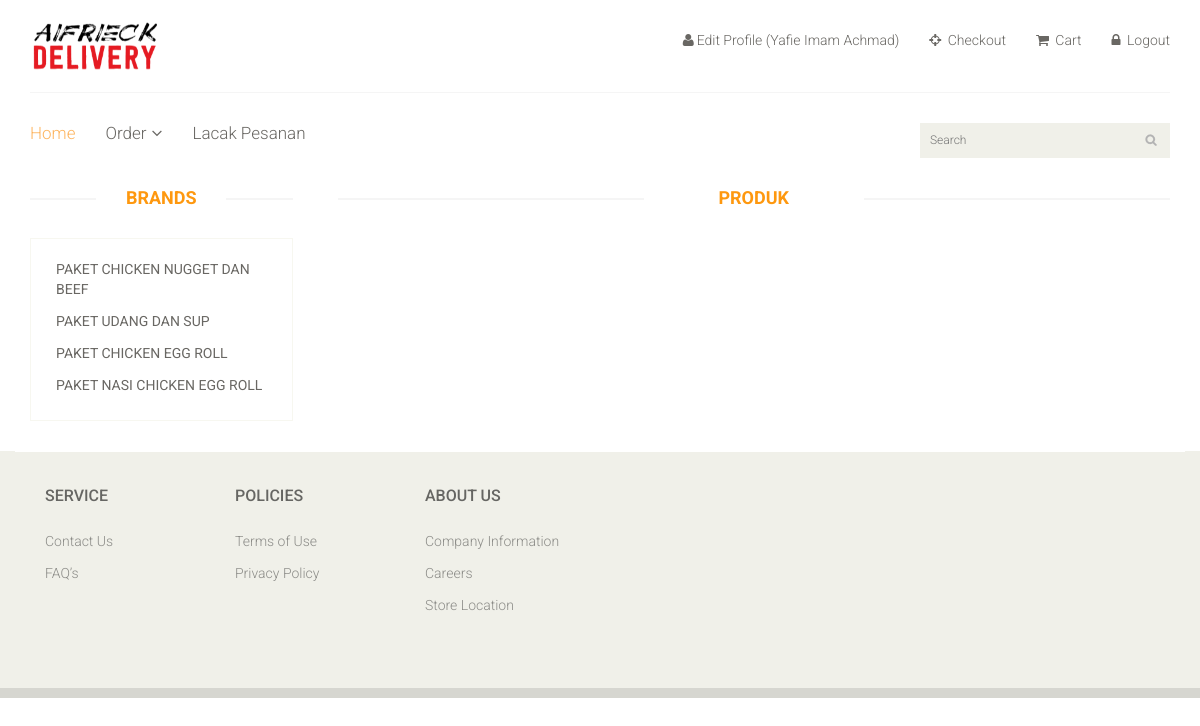
The app's page /aifrieck/paket.php (signed in) with its own data.
### tables this page shows
CREATE TABLE `paket` (
  `id_paket` int(10) NOT NULL,
  `nama_paket` varchar(100) NOT NULL,
  `foto` varchar(100) NOT NULL,
  `deskripsi` varchar(200) NOT NULL,
  `harga` int(50) NOT NULL,
  `stok` int(50) NOT NULL
);

### aifrieck/paket.php (the view, shortened to what this page needs)
<!DOCTYPE html>
<html lang="en">
<head>
	<?php
	include "conn.php";
	?>
    <link href="css/bootstrap.min.css" rel="stylesheet">
    <link href="css/font-awesome.min.css" rel="stylesheet">
    <link href="css/prettyPhoto.css" rel="stylesheet">
    <link href="css/price-range.css" rel="stylesheet">
    <link href="css/animate.css" rel="stylesheet">
	<link href="css/main.css" rel="stylesheet">
	<link href="css/responsive.css" rel="stylesheet">
</head>
<body>
	<header id="header">
		<div class="header-middle">
			<div class="container">
				<div class="row">
					<div class="col-sm-4">
						<div class="logo pull-left">
							<a href="index.php"><img style="width:130px" src="images/home/logo1.png" alt="" /></a>
						</div>
					</div>
					<div class="col-sm-8">
						<div class="shop-menu pull-right">
							<ul class="nav navbar-nav">
								<?php
				                if(isset($_SESSION['username']))
				                {
				                    if($_SESSION['level'] == "admin"){
				                        header('location:admin/index.php');
				                    }else if($_SESSION['level'] == "user"){
				                ?>
								<li><a href="profile.php?id_user=<?php echo $_SESSION['id_user']; ?>"><i class="fa fa-user"></i>Edit Profile (<?php echo $_SESSION['fullname']; ?>)</a></li>
								<li><a href="checkout.php"><i class="fa fa-crosshairs"></i> Checkout</a></li>
								<li><a href="cart.php"><i class="fa fa-shopping-cart"></i> Cart</a></li>
								<li><a href="logout.php"><i class="fa fa-lock"></i> Logout</a></li>
								<?php
									}
								}else{
								?>
								<li><a href="login.php"><i class="fa fa-lock"></i> Login</a></li>
								<?php
								}
								?>
							</ul>
						</div>
					</div>
				</div>
			</div>
		</div>
		<div class="header-bottom">
			<div class="container">
				<div class="row">
					<div class="col-sm-9">
						<div class="mainmenu pull-left">
							<ul class="nav navbar-nav collapse navbar-collapse">
								<li><a href="index.php" class="active">Home</a></li>
								<li class="dropdown"><a href="#">Order<i class="fa fa-angle-down"></i></a>
                                </li>
                                <?php
						        if(isset($_SESSION['username']))
						        {
						            if($_SESSION['level'] == "admin"){
						                header('location:admin/index.php');
						            }else if($_SESSION['level'] == "user"){
						        ?>
								<li><a href="contact-us.php">Lacak Pesanan</a></li>
								<?php
									}
								}
								?>
							</ul>
						</div>
					</div>
					<div class="col-sm-3">
						<div class="search_box pull-right">
								<form name="form" action="" method="get" >
								 <input type="text" name="pencarian" id="pencarian" placeholder="Search" style="width:250px; background-position:225px; outline:medium none; padding-left:10px;" onkeypress="handle(event)" onfocusout="hideSearch1()"/>
								</form>
						</div>
					</div>
				</div>
			</div>
		</div>
	</header>
	<section>
		<div class="container">
			<div class="row">
				<div class="col-sm-3">
					<div class="left-sidebar">
						<div class="brands_products">
							<h2>Brands</h2>
							<div class="brands-name">
								<ul class="nav nav-pills nav-stacked">
									<?php
									$hasil=  mysqli_query($connect, "SELECT * FROM paket");
						            while($baris=mysqli_fetch_array($hasil))
						            {
						            	$nama = str_replace(" ", "", $baris['nama_paket']);
						            	$nama2 = str_replace("-", "", $nama);
						            	$nama3 = strtolower($nama2);
									?>
									<li><a href="javascript:void(0)" onclick="showDiv1('<?php echo $nama3; ?>');"><?php echo $baris['nama_paket']; ?></a></li>
							<?php
							}
							?>
								</ul>
							</div>
						</div>
					</div>
				</div>
				<div class="col-sm-9 padding-right">
					<div class="features_items">
						<h2 class="title text-center">Produk</h2>
					</div>
				</div>
			</div>
		</div>
	</section>
	<footer id="footer">
		<div class="footer-widget" >
			<div class="container" >
					<div class="col-sm-2" >
						<div class="single-widget">
							<h2>Service</h2>
							<ul class="nav nav-pills nav-stacked">
								<li><a href="#">Contact Us</a></li>
								<li><a href="#">FAQ’s</a></li>
							</ul>
						</div>
					</div>
					<div class="col-sm-2">
						<div class="single-widget">
							<h2>Policies</h2>
							<ul class="nav nav-pills nav-stacked">
								<li><a href="#">Terms of Use</a></li>
								<li><a href="#">Privacy Policy</a></li>
							</ul>
						</div>
					</div>
					<div class="col-sm-2">
						<div class="single-widget">
							<h2>About Us</h2>
							<ul class="nav nav-pills nav-stacked">
								<li><a href="#">Company Information</a></li>
								<li><a href="#">Careers</a></li>
								<li><a href="#">Store Location</a></li>
							</ul>
						</div>
					</div>
			</div>
		</div>
		<div class="footer-bottom">
		</div>
	</footer>
</body>
</html>

### aifrieck/css/main.css (style rules this page uses)
body { font-family: 'Roboto', sans-serif; background:; position: relative; font-weight:400px; }
ul li { list-style: none; }
a { -webkit-transition: 300ms; -moz-transition: 300ms; -o-transition: 300ms; transition: 300ms; }
h1, h2, h3, h4, h5, h6 { font-family: 'Roboto', sans-serif; }
.header-middle .container .row { border-bottom: 1px solid #f5f5f5; margin-left: 0; margin-right: 0; padding-bottom: 20px; padding-top: 20px; }
.header-middle .container .row .col-sm-4 { padding-left: 0; }
.header-middle .container .row .col-sm-8 { padding-right:0; }
.shop-menu ul li { display:inline-block; padding-left: 15px; padding-right: 15px; }
.shop-menu ul li:last-child { padding-right: 0; }
.shop-menu ul li a { background: #FFFFFF; color: #696763; font-family: 'Roboto', sans-serif; font-size: 14px; font-weight: 300; padding:0; padding-right: 0; margin-top: 10px; }
.shop-menu ul li a i { margin-right:3px; }
.header-bottom { padding-bottom: 30px; padding-top: 30px; }
.navbar-collapse.collapse { padding-left: 0; }
.mainmenu ul li { padding-right: 15px; padding-left: 15px; }
.mainmenu ul li:first-child { padding-left: 0px; }
.mainmenu ul li a { color: #696763; font-family: 'Roboto', sans-serif; font-size: 17px; font-weight: 300; padding: 0; padding-bottom: 10px; }
.mainmenu ul li a:hover, .mainmenu ul li a.active, .shop-menu ul li a.active { background:none; color:#fdb45e; }
.search_box input { background: #F0F0E9; border: medium none; color: #B2B2B2; font-family: 'roboto'; font-size: 12px; font-weight: 300; height: 35px; outline: medium none; padding-left: 10px; background-image: url(../images/home/searchicon.png); background-repeat: no-repeat; background-position: 130px; }
.fa-angle-down { padding-left: 5px; }
#footer { background: #F0F0E9; }
.footer-widget { margin-bottom: 68px; }
.footer-widget .container { border-top: 1px solid #FFFFFF; padding-top: 15px; }
.single-widget h2 { color: #666663; font-family: 'Roboto', sans-serif; font-size: 16px; font-weight: 500; margin-bottom: 22px; text-transform: uppercase; }
.single-widget ul li a { color: #8C8C88; font-family: 'Roboto', sans-serif; font-size: 14px; font-weight: 300; padding: 5px 0; }
.footer-bottom { background: #D6D6D0; padding-top: 10px; }
.left-sidebar h2, .brands_products h2 { color: #FE980F; font-family: 'Roboto', sans-serif; font-size: 18px; font-weight: 700; margin: 0 auto 30px; text-align: center; text-transform: uppercase; position: relative; z-index:3; }
.left-sidebar h2:after, h2.title:after { content: " "; position: absolute; border: 1px solid #f5f5f5; bottom:8px; left: 0; width: 100%; height: 0; z-index: -2; }
.left-sidebar h2:before { content: " "; position: absolute; background: #fff; bottom: -6px; width: 130px; height: 30px; z-index: -1; left: 50%; margin-left: -65px; }
h2.title:before { content: " "; position: absolute; background: #fff; bottom: -6px; width: 220px; height: 30px; z-index: -1; left: 50%; margin-left: -110px; }
.brands-name { border: 1px solid #F7F7F0; padding-bottom: 20px; padding-top: 15px; }
.brands-name .nav-stacked li a { background-color: #FFFFFF; color: #696763; font-family: 'Roboto', sans-serif; font-size: 14px; padding: 5px 25px; text-decoration: none; text-transform: uppercase; }
.padding-right { padding-right: 0; }
.features_items { overflow:hidden; }
h2.title { color: #FE980F; font-family: 'Roboto', sans-serif; font-size: 18px; font-weight: 700; margin: 0 15px; text-transform: uppercase; margin-bottom: 30px; position: relative; }

### records on screen
paket: nama_paket "PAKET CHICKEN NUGGET DAN BEEF"
paket: nama_paket "PAKET UDANG DAN SUP"
paket: nama_paket "PAKET CHICKEN EGG ROLL"
paket: nama_paket "PAKET NASI CHICKEN EGG ROLL"

### other values on screen
$_SESSION['fullname'] "Yafie Imam Achmad"
